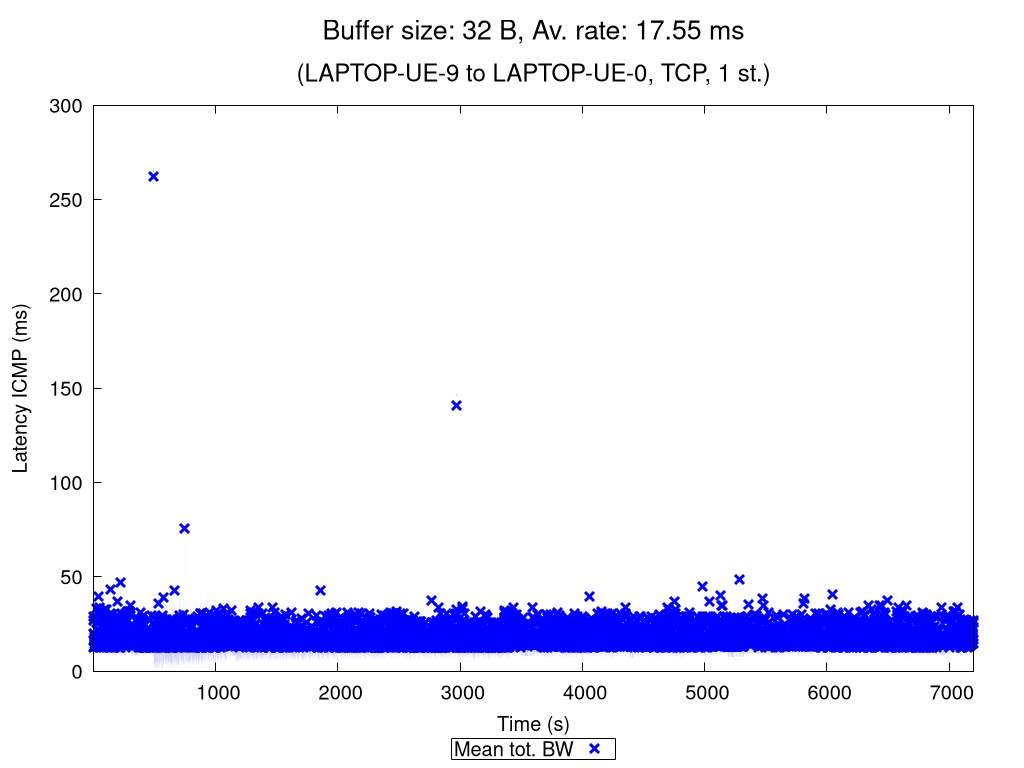

Here is the gnuplot script that generated this plot:
set terminal pngcairo nocrop enhanced size 1024,768 font "Verdana,15"
set output "TCP_1_st_2020_11_06_01-45-06_two2one_00032B.png"

set title "{/=20 Buffer size: 32 B, Av. rate: 17.55 ms}\n\n{/=18 (LAPTOP-UE-9 to LAPTOP-UE-0, TCP, 1 st.)}"

set xlabel "Time (s)"
set ylabel "Latency ICMP (ms)"
set ytics nomirror
set key bmargin center horizontal box samplen 1 width -1
set bmargin 4.6
set rmargin 4.5

rf = 1.0  # rate factor
set style fill transparent solid 0.2 noborder
set autoscale xfix
plot "TCP_1_st_2020_11_06_01-45-06_two2one_00032B_iperf_processed.dat" using 1:($2/rf-$3/rf):($2/rf+$3/rf) with filledcurves lc rgb "blue" notitle, \
     "" using 1:($2/rf) with points pt 2 ps 1.5 lw 3 lc rgb "blue" title "Mean tot. BW", \
